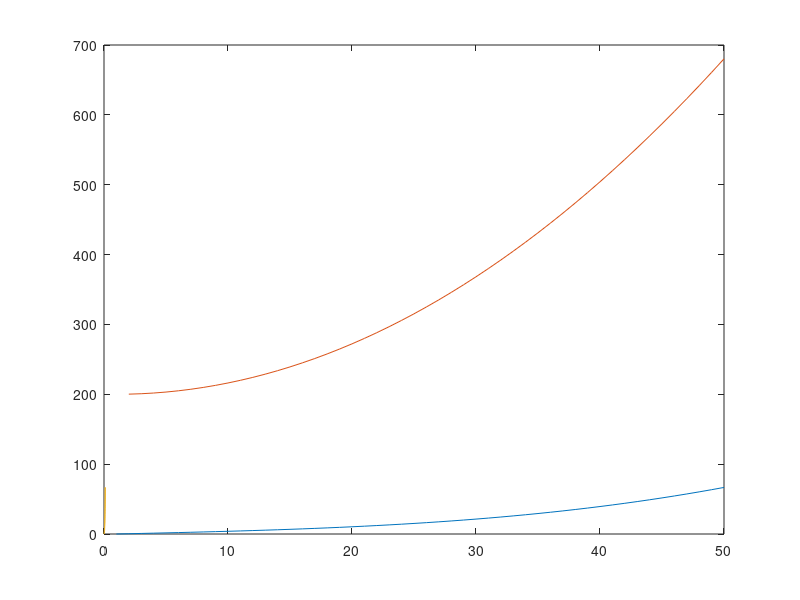

This figure's MATLAB source:
clc
clear all
close all
% Parameters for the Kelvin-Voigt model
k = 50000;  % Elastic modulus in Pa
eta = 10000; % Viscosity in Pa.s

% Time parameters
dt = 1e-1; % Time step in seconds
t_mat = 0:dt:10; % Total time for simulation in seconds

% Total number of time steps
N = length(t_mat);

% Applied strain: Increasing linearly for the first half. In second half, we will set stress to zero instantaneously
halfN = round(N/2)-1;
%%

maxStrain=0.1
epsilon_mat = linspace(0,maxStrain,halfN+1); % Strain
%epsilon_mat(end+1) = epsilon_mat(halfN);

epsilon_dot_mat = diff(epsilon_mat(1:halfN+1))/dt; % Strain rate
%epsilon_dot_mat(end+1) =0;

%epsilon_dot_mat(end+1) = -1*epsilon_dot_old;
%%
k_mat = k*epsilon_mat(1:halfN).^2;          % Corresponding values of k
eta_mat=eta*epsilon_mat(1:halfN);


% Create an interpolation functions
k_interp = @(x) interp1(epsilon_mat(1:halfN), k_mat, x, 'linear', 'extrap');
eta_interp = @(x) interp1(epsilon_mat(1:halfN),eta_mat,x,'linear','extrap');

% Initializing strain and strain rate arrays
sigma_mat = zeros(1,halfN);
%% Forward Cycle
% Simulation loop for the Kelvin-Voigt model

sigma_mat(1:halfN)=k_mat.*epsilon_mat(1:halfN)...
        + eta_mat.*epsilon_dot_mat(1:halfN);

plot(sigma_mat(1:halfN));
hold on; plot(sigma_mat(1:halfN)./epsilon_mat(1:halfN))

%% Return Cycle
tMat2 = [];
t2= 0;
%%
for i = 1: 200
epsilon0 = epsilon_mat(end);

eta_current = eta_interp(epsilon0);
k_current = k_interp(epsilon0);
DecayT = eta_current./k_current;

epsilon_relax = epsilon0*exp(-dt/DecayT);

epsilon_dot_relax = epsilon_relax-epsilon_mat(end);

sigma_relax=   k_current.*epsilon_relax...
        + eta_current.*epsilon_dot_relax;
epsilon_mat(end+1) = epsilon_relax;
sigma_mat(end+1) = sigma_relax;
epsilon_dot_mat(end+1) = epsilon_dot_relax;
t2 = t2+dt;
tMat2(end+1) = t2;
end

%%
plot(epsilon_mat(2:end),sigma_mat)
